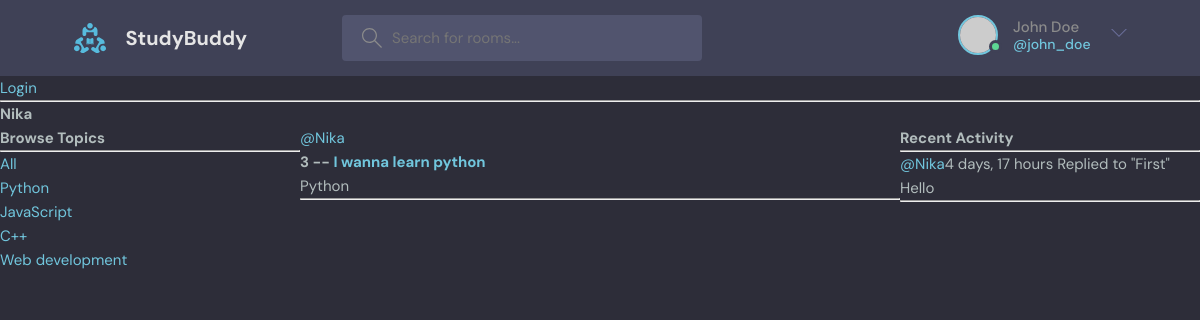
The app's page /profile/2/ with its own data.
### base/models.py (models this page shows, shortened)
class Topic(models.Model):
    name = models.CharField(max_length=200)

class Room(models.Model):
    host = models.ForeignKey(User, on_delete=models.SET_NULL, null=True)
    topic = models.ForeignKey(Topic, on_delete=models.SET_NULL, null=True)
    name = models.CharField(max_length=200)
    description = models.TextField(null=True, blank=True)
    participants = models.ManyToManyField(User, related_name='participants', blank=True)
    updated = models.DateTimeField(auto_now=True)
    created = models.DateTimeField(auto_now_add=True)
    class Meta:
        ordering = ['-updated', '-created']
    def __str__(self):
        return self.name

class Message(models.Model):
    user = models.ForeignKey(User, on_delete=models.CASCADE)
    room = models.ForeignKey(Room, on_delete=models.CASCADE)
    body = models.TextField()
    updated = models.DateTimeField(auto_now=True)
    created = models.DateTimeField(auto_now_add=True)
    class Meta:
        ordering = ['-updated', '-created']
    def __str__(self):
        return self.body[0:50]

### base/views.py (the view)
# urls.py: path('profile/<str:pk>/', views.userProfile, name='user-profile'),
def userProfile(request, pk):
    user = User.objects.get(id=pk)
    rooms = user.room_set.all()
    room_messages = user.message_set.all()
    topics = Topic.objects.all()
    context = {'user':user, 'rooms':rooms, 'room_messages':room_messages, 'topics':topics}
    return render(request, 'base/profile.html', context)

### base/templates/base/profile.html (shortened to what this page needs)
{% extends "main.html" %} {% block content %}
<h1>{{user.username}}</h1>
<div class="profile-container">
  <div>{% include "base/topics_component.html" %}</div>
  <div>{% include "base/feed_component.html" %}</div>
  <div>{% include "base/activity_component.html" %}</div>
</div>
{% endblock content %}

### base/templates/base/topics_component.html
<h3>Browse Topics</h3>
<hr />
<div>
  <a href="{% url 'home' %}">All</a>
</div>
{% for topic in topics%}
<div>
  <a href="{% url 'home' %}?q={{topic.name}}">{{topic.name}}</a>
</div>
{% endfor %}

### base/templates/base/feed_component.html (shortened to what this page needs)
<div>
  {% for room in rooms %}
  <div>
    <a href="{% url 'user-profile' room.host.id %}">@{{room.host.username}}</a>
    <h5>{{room.id}} -- <a href="{% url 'room' room.id %}">{{room.name}}</a></h5>
    <small>{{ room.topic.name}}</small>
    <hr />
  </div>
  {%endfor%}
</div>

### base/templates/base/activity_component.html (shortened to what this page needs)
<h3>Recent Activity</h3>
<hr />
{% for message in room_messages %}
<div>
  <small
    ><a href="{% url 'user-profile' message.user.id%}"> @{{message.user}}</a
    >{{message.created|timesince}}
  </small>
  <small>Replied to "{{message.room}}"</small>
  <p>{{message}}</p>
  <hr />
</div>
{% endfor %}

### static/styles/style.css (style rules this page uses)
:root { --color-main: #71c6dd; --color-main-light: #e1f6fb; --color-dark: #3f4156; --color-dark-medium: #51546e; --color-dark-light: #696d97; --color-light: #e5e5e5; --color-gray: #8b8b8b; --color-light-gray: #b2bdbd; --color-bg: #2d2d39; --color-success: #5dd693; --color-error: #fc4b0b; }
* { font-family: "DM Sans", -apple-system, BlinkMacSystemFont, "Segoe UI", Roboto, Oxygen, Ubuntu, Cantarell, "Open Sans", "Helvetica Neue", sans-serif; margin: 0; padding: 0; box-sizing: border-box; text-rendering: optimizeLegibility; font-size: inherit; }
html { font-size: 56.25%; }
@media only screen and (min-width: 1200px) { html { font-size: 62.5%; } }
body { line-height: 1.6; font-weight: 400; font-size: 1.5rem; color: var(--color-light-gray); background-color: var(--color-bg); min-height: 100vh; }
a { display: inline-block; color: var(--color-main); text-decoration: none; }

### base/templates/base/profile.html (style rules this page uses)
.profile-container { display: grid; grid-template-columns: 1fr 2fr 1fr; }

### records on screen
Topic: name "Python"
Topic: name "JavaScript"
Topic: name "C++"
Topic: name "Web development"
Room: host.username "Nika", id "3", name "I wanna learn python", topic.name "Python"
Message: user "Nika", created "4 days, 17 hours", room "First", body "Hello"

### other values on screen
{{ user.username }} "Nika"
